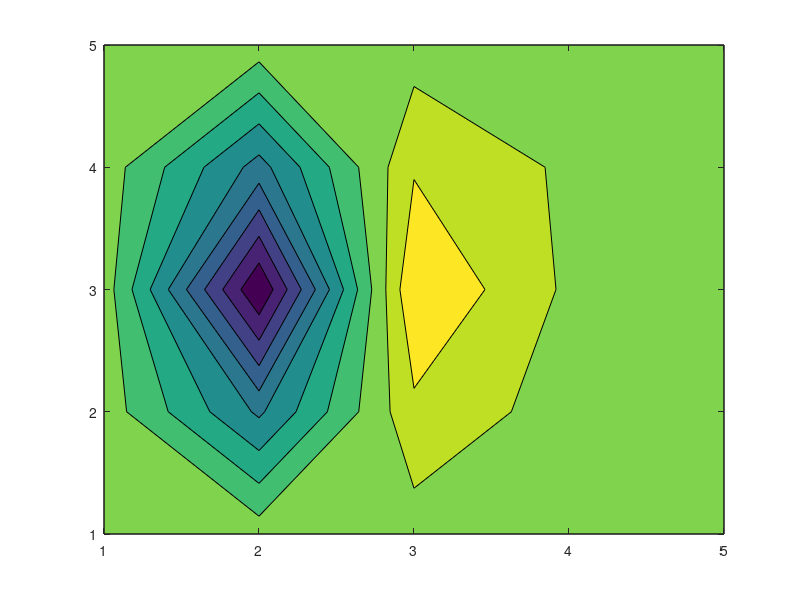

Recreate this plot in MATLAB.
%% Parabolic Equations in Two-Space Dimensions %%
%------------------------------------------------------------------------%
%-----------------------------2020.09.17.THU-----------------------------%
%-----------------------------CFD Lab Seminar----------------------------%
%@Author : Lee Yerang----------------------------------------------------%
%@Ref : Hoffmann CFD-----------------------------------------------------%
%@chapter 3, 3.7 Parabolic Equations in Two-Space Dimension--------------%
%------------------------------------------------------------------------%

clc; clear all;
m = input('Enter the no of nodes in x direction : '); % the number of nodes in X-dir
n = input('Enter the no of nodes in y direction : '); % the number of nodes in Y-dir
L = input('Enter the Total length : '); % the length of cross-sectional dimensions
W = input('Enter the Total width : '); % the width of cross-sectional dimensions
t = input('Enter the total time period : ');
dt = input('Enter the value of time step : ');
v = t/dt;
dt2 = dt/2;
dx = L/m;
dy = W/n;
left = input('Enter the Temp of Left side : ');
right = input('Enter the Temp of right side : ');
up = input('Enter the temp of up side : ');
down = input('Enter the temp of down side : ');
alpha = input('Enter the thermal diffusivity of material : ');
if alpha == 0
    c = input('Enter the specific heat of material : ');
    k = input('Enter the thermal conductivity of material : ');
    rho = input('Enter the density of material : ');
    alpha = k/(rho*c);
end
lamda1 = alpha*dt2/(dx*dx);
lamda2 = alpha*dt2/(dy*dy);
w = zeros(n,m);
for i = 1
    for j = 2:(m-1)
        w(i,j) = up;
    end
end
for i = n
    for j = 2:(m-1)
        w(i,j) = down;
    end
end
for j = 1
    for i = 2:(n-1)
        w(i,j) = left;
    end
end
for j = m
    for i = 2:(n-1)
        w(i,j) = right;
    end
end
w(1,1) = (up + left)/2;
w(n,1) = (left + down)/2;
w(n,m) = (down + right)/2;
w(1,m) = (right + up)/2;
o = m-2;
p = n-2;
q = o*p;
for l = 1:v
    B = zeros(q,1);
    z = 0;
    for i = (m-1) : -1 : 2
        for j = 2:(n-1)
            z = z+1;
            B(z,1)= lamda2*w(i+1,j) + (1 - 2*lamda2)*w(i,j) + lamda2*w(i-1,j);
            if j == 2
                B(z,1) = lamda1*w(i,j-1);
            end
            if j == (n-1)
                B(z,1) = lamda1*w(i,j+1);
            end
        end
    end
    dd = (1 + 2*lamda1);
    ud = -lamda1;
    ld = -lamda1;
    A = zeros(q,q);
    for i = 1:q
        A(i,i) = dd;
    end
    for i = 1:(q-1)
        A(i,i+1) = ud;
        r = rem(i,o);
        if r == 0
            A(i,i+1) = 0;
        end
    end
    for i = 2:q
        A(i,i-1) = ld;
    end
    for i = 2:(q-1)
        r = rem(i,o);
        if r == 0
            A(i+1,i) = 0;
        end
    end
    MA = zeros(q,q);
    MB = zeros(q,1);
    MA(1,1) = A(1,1);
    MB(1,1) = B(1,1);
    for i = 2:q
        MA(i,i) = A(i,i) - A(i,i-1)*A(i-1,i)/MA(i-1,i-1) ;
        MB(i,1) = B(i,1) - MB(i-1,1)*A(i,i-1)/MA(i-1,i-1) ;
    end
    for i = 1:(q-1)
        MA(i,i+1) = A(i,i+1);
    end
    C = zeros(q,1);
    for i = q : -1 : 1
        if i == q
            C(i,1) = MB(i,1)/MA(i,i);
        end
        if i < q
            C(i,1) = MB(i,1) - MA(i,i+1)*C(i+1,1)/MA(i,i);
        end
    end
    y = 0;
    for i = (m-1) : -1 : 2
        for j = 2:(n-1)
            y = y+1;
            w(i,j) = C(y,1);
        end
    end
    
    
    
    B = zeros(q,1);
    z = 0;
    for j = 2 : (n-1)
        for i = (m-1) : -1 : 2
            z = z+1;
            B(z,1)= lamda1*w(i,j-1) + (1 - 2*lamda1)*w(i,j) + lamda1*w(i,j-1);
            if i == 2
                B(z,1) = lamda2*w(i-1,j);
            end
            if i == (m-1)
                B(z,1) = lamda2*w(i+1,j);
            end
        end
    end
    dd = (1 + 2*lamda2);
    ud = -lamda2;
    ld = -lamda2;
    A = zeros(q,q);
    for i = 1:q
        A(i,i) = dd;
    end
    for i = 1:(q-1)
        A(i,i+1) = ud;
        r = rem(i,o);
        if r == 0
            A(i,i+1) = 0;
        end
    end
    for i = 2:q
        A(i,i-1) = ld;
    end
    for i = 2:(q-1)
        r = rem(i,o);
        if r == 0
            A(i+1,i) = 0;
        end
    end
    MA = zeros(q,q);
    MB = zeros(q,1);
    MA(1,1) = A(1,1);
    MB(1,1) = B(1,1);
    for i = 2:q
        MA(i,i) = A(i,i) - A(i,i-1)*A(i-1,i)/MA(i-1,i-1) ;
        MB(i,1) = B(i,1) - MB(i-1,1)*A(i,i-1)/MA(i-1,i-1) ;
    end
    for i = 1:(q-1)
        MA(i,i+1) = A(i,i+1);
    end
    C = zeros(q,1);
    for i = q : -1 : 1
        if i == q
            C(i,1) = MB(i,1)/MA(i,i);
        end
        if i < q
            C(i,1) = MB(i,1) - MA(i,i+1)*C(i+1,1)/MA(i,i);
        end
    end
    y = 0;
    for j = 2:(n-1)
        for i = (m-1) : -1 : 2
            y = y+1;
            w(i,j) = C(y,1);
        end
    end
    s = l*dt;
    if s == 100
        clc;
        fprintf('at %d sec: \n',s);
        disp(w);
    end
    if s == 200
        fprintf('at %d sec: \n',s);
        disp(w);
    end
    if s == 300
        fprintf('at %d sec: \n',s);
        disp(w);
    end
    if s == 1000
        fprintf('at %d sec: \n',s);
        disp(w);
    end
end

contourf(w);